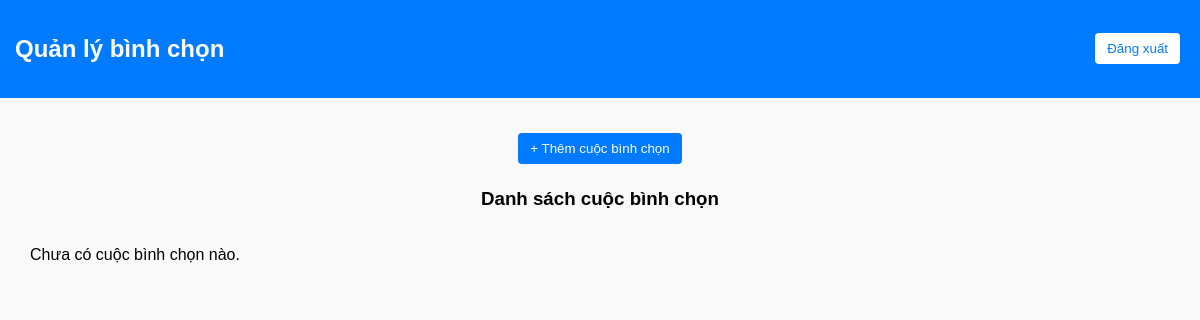
/admin (signed in), run on an earlier commit of the app's database.
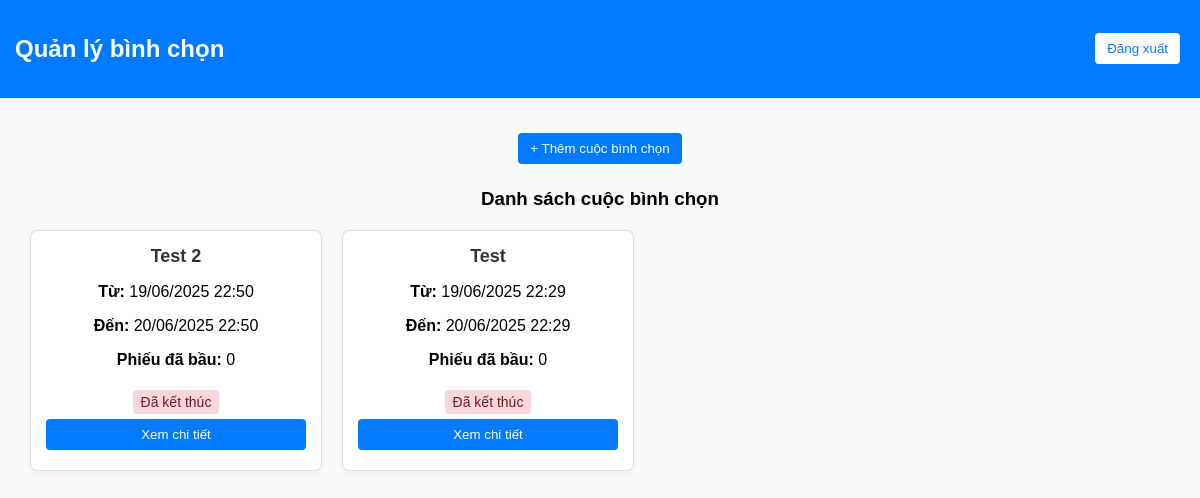
And on a later commit of the database.
### models.py (models this page shows)
class Poll(db.Model):
    id = db.Column(db.Integer, primary_key=True)
    title = db.Column(db.String(200), nullable=False)
    start_time = db.Column(db.DateTime, nullable=False)
    end_time = db.Column(db.DateTime, nullable=False)
    candidates = db.relationship("Candidate", backref="poll", lazy=True, cascade="all, delete")

### app.py (the view)
@app.route("/admin")
def admin():
    if "user_id" not in session or not session.get("is_admin"):
        return redirect(url_for("login"))
    polls = Poll.query.order_by(Poll.id.desc()).all()
    all_votes = blockchain.get_all_votes()
    for poll in polls:
        poll.vote_count = sum(1 for vote in all_votes if vote["candidate"] in [c.name for c in poll.candidates])
    return render_template("admin.html", polls=polls, now=datetime.now(), username=session.get("username"))

### blockchain.py (called while the page is built)
    def get_all_votes(self):
        votes = []
        all_blocks = Block.query.all()
        for block in all_blocks:
            votes.extend(json.loads(block.votes_json))
        for poll_votes in self.current_votes.values():
            votes.extend(poll_votes)
        return votes

### templates/admin.html (shortened to what this page needs)
<!DOCTYPE html>
<html lang="vi">
<head>
    <link rel="stylesheet" href="/static/style.css">
</head>
<body>
    <div class="header">
        <h2>Quản lý bình chọn</h2>
        <a href="/logout"><button class="logout-btn">Đăng xuất</button></a>
    </div>
    <div class="main">
        <button class="btn btn-primary" onclick="openModal()">+ Thêm cuộc bình chọn</button>
        <h3>Danh sách cuộc bình chọn</h3>
        <div class="polls-grid">
            {% for poll in polls %}
            <div class="poll-card">
                <div class="poll-body">
                    <h4>{{ poll.title }}</h4>
                    <p><strong>Từ:</strong> {{ poll.start_time.strftime('%d/%m/%Y %H:%M') }}</p>
                    <p><strong>Đến:</strong> {{ poll.end_time.strftime('%d/%m/%Y %H:%M') }}</p>
                    <p><strong>Phiếu đã bầu:</strong> {{ poll.vote_count }}</p>
                    {% if poll.end_time > now %}
                        <span class="status ongoing">Đang diễn ra</span>
                    {% else %}
                        <span class="status ended">Đã kết thúc</span>
                    {% endif %}
                </div>
                <div class="poll-footer">
                    <a href="/admin/poll/{{ poll.id }}">
                        <button class="btn btn-primary full-width">Xem chi tiết</button>
                    </a>
                </div>
            </div>
            {% else %}
            <p>Chưa có cuộc bình chọn nào.</p>
            {% endfor %}
        </div>
    </div>
</body>
</html>

What changed in the data, as far as the page shows it:
added Poll: title "Test 2", start_time "19/06/2025 22:50", end_time "20/06/2025 22:50", vote_count "0", shows "Đã kết thúc"
added Poll: title "Test", start_time "19/06/2025 22:29", end_time "20/06/2025 22:29", vote_count "0", shows "Đã kết thúc"
Also different on the page:
text no longer shown: "Chưa có cuộc bình chọn nào."
